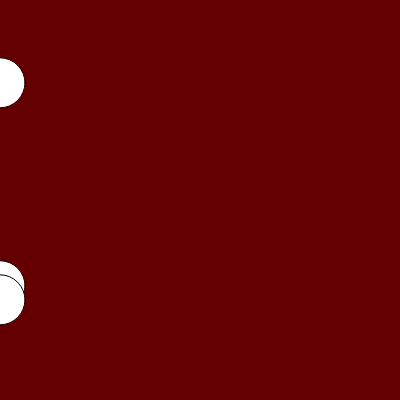
Frame 1 (no input)
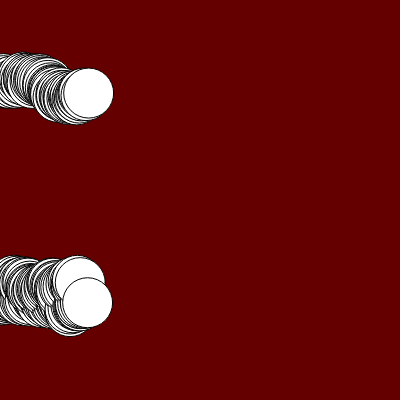
Frame 60 (no input)
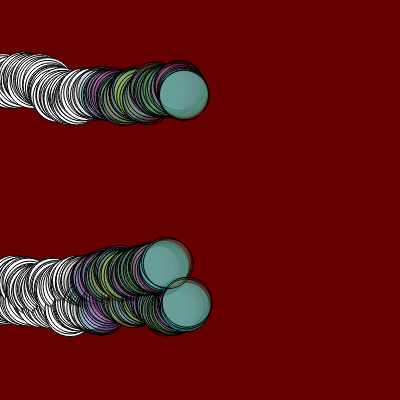
Frame 120 (the mouse pressed at the canvas centre since frame 60)

The p5.js sketch that drew these frames (run headless with seeded random() and noise() and a simulated clock; from frame 60 on, the mouse is pressed at the canvas centre):

// p5.js sketch
// ── sketch.js
let cor;
let circuloX;
let circuloY;
 
// Código omitido
// Código omitido

function setup() {

    createCanvas(400, 400);
    background(color(100, 0, 0));
    cor = "color(random(0, 255), random(0, 255), random(0,255))";
    circuloX = [0, 0, 0];
    circuloY = [random(height), random (height), random (height)];
}

 
function draw() {
  
  fill(cor)
  
  //console.log(circuloX.length);
  for(let contador in circuloX){
    console.log(contador);
    circle(circuloX[contador], circuloY[contador], 50);
    
  circuloX[contador] += random(0, 3);
  circuloY[contador] += random(-3, 3 );
    
  if(circuloX[contador] >= width){
    circuloX[contador] = 0;
    circuloX[contador] = random(height);
    }
    
  }
 
  
  //circuloX[1] += random(0, 3);
  //circuloY[1] += random(-3, 3 );
  
if (mouseIsPressed){
  cor = color(random(255), random(255), random(255), random(100));
  }

  
}
